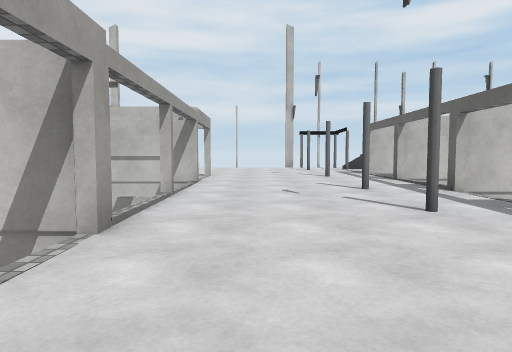
[1] (above)

16 first-person views from a walk through a Unity game level. The camera is 1.2 m above the floor, tilts 4° down and sees 75° across. The floor is counted in squares, 2 m on a side. Each view is taken from the middle of a square. On the plan, view 1 faces up. The plan holds only what a view shows up to about 10 squares ahead; the rest is blank. The place goes on beyond the plan. Surface patterns are stand-ins for the level's own textures.

[2]
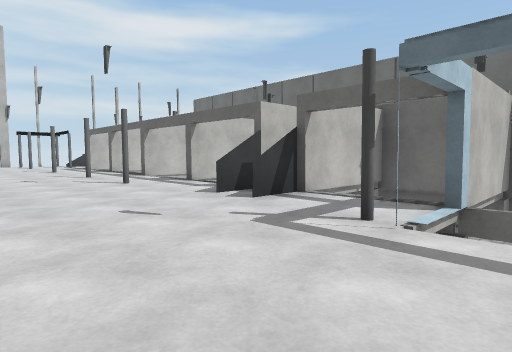

[3]
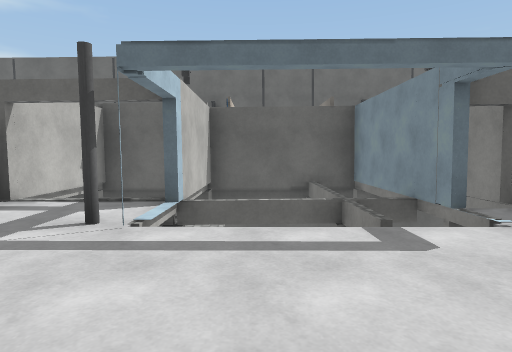

[4]
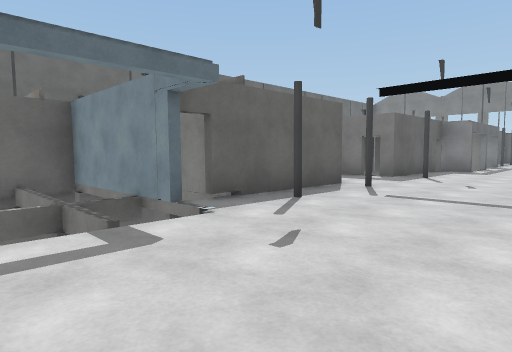

[5]
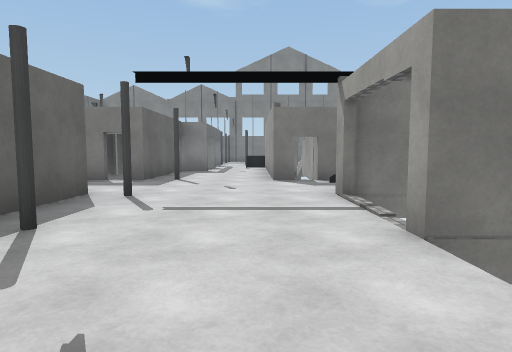

[6]
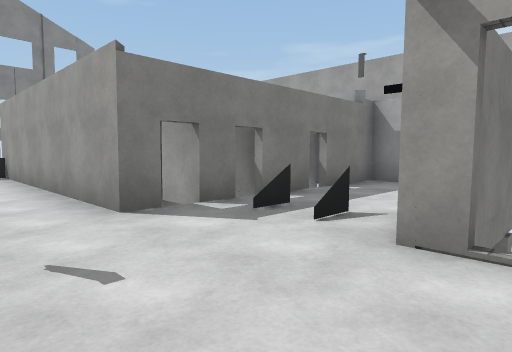

[7]
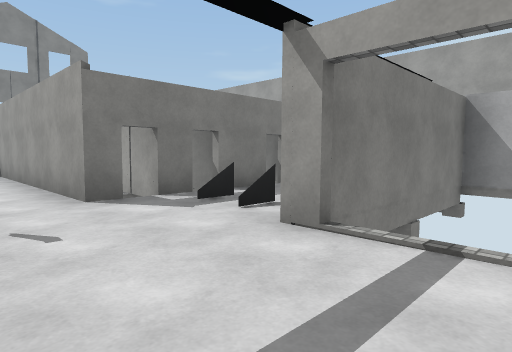

[8]
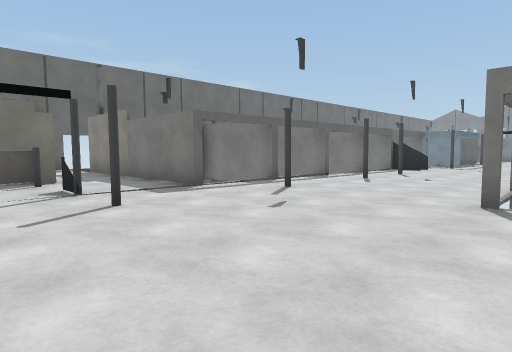

[9]
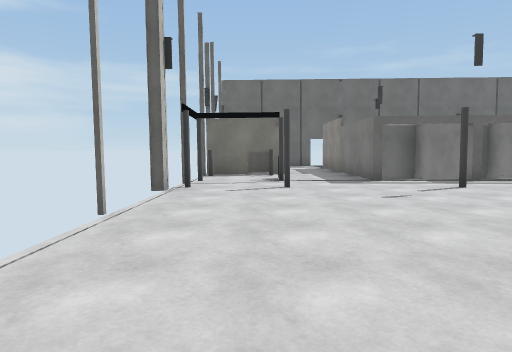

[10]
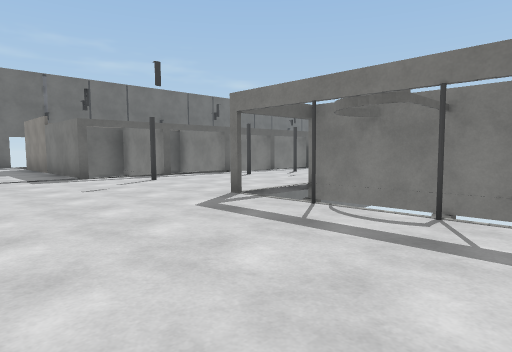

[11]
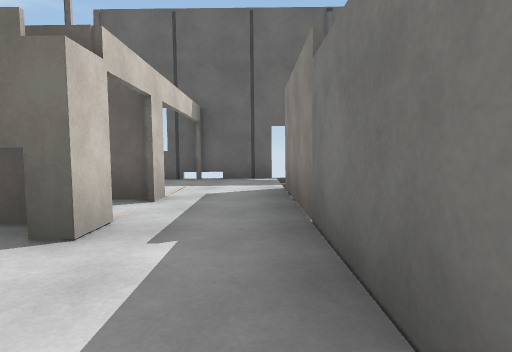

[12]
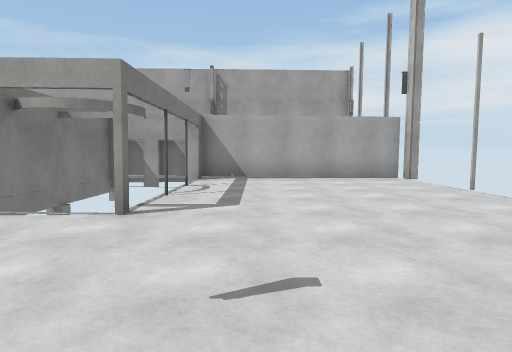

[13]
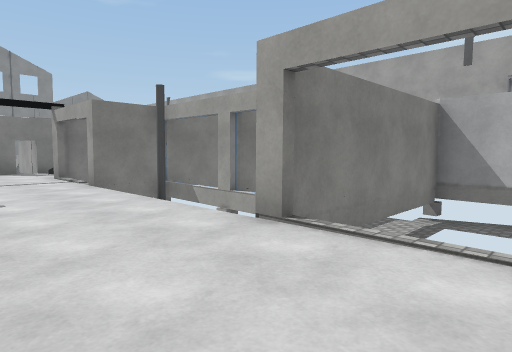

[14]
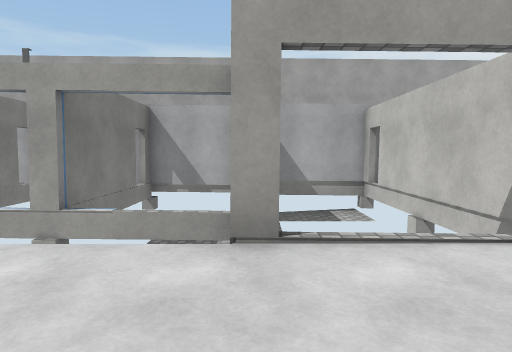

[15]
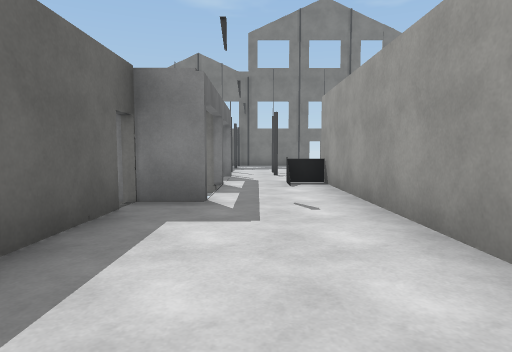

[16]
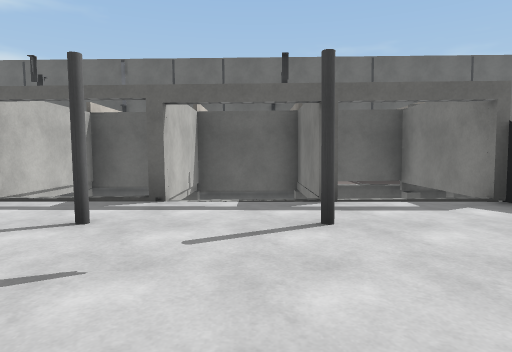

### Floor plan
Key: @ floor where view 1 was taken; # wall or solid block; x gap in a wall; . floor; = window, fence, low wall or low ledge; v drop or lower ground.
Columns run from 6 left of view 1 to 11 right of it. Each row starts with its distance up from view 1.
 14 #       #
 13 #.......##.##
 12 #..........### ..#
 11 #................#
 10 #...........###..#
  9 #.##.#...####
  8 #  # ....## #
  7    ##.....# #
  6      .....  #
  5     #....x# #
  4      .....  #
  3     #....x# #
  2      .....  #
  1      ....####
  0 #####.@..####
 -1 #v## .....  #
 -2 #v###...v####
 -3 #vvv ... =###
 -4 #####...====#
 -5      ...####
 -6     #....##
 -7      ....#
 -8 #####....#
 -9 #  .....#.
-10 #...=.....
-11 #..........
-12 ######...##
-13      #...##
-14      #...#
-15      #..##
-16      #..
-17      #..#
-18      #=.
-19       ..#
-20       #.

Where each view was taken, in squares from view 1:
view 1: 0 up, 0 right, facing up
view 2: 3 down, 1 left, facing up-right
view 3: 3 down, 1 left, facing right
view 4: 3 down, 1 left, facing down-right
view 5: 4 down, 0 right, facing down
view 6: 8 down, 1 right, facing down-left
view 7: 7 down, 1 right, facing down-left
view 8: 13 up, 2 left, facing down-right
view 9: 12 up, 4 left, facing right
view 10: 12 up, 5 left, facing down-right
view 11: 10 up, 3 right, facing right
view 12: 10 up, 2 right, facing left
view 13: 0 up, 1 right, facing down-left
view 14: 2 down, 1 right, facing left
view 15: 11 down, 1 right, facing down
view 16: 4 up, 1 left, facing right
